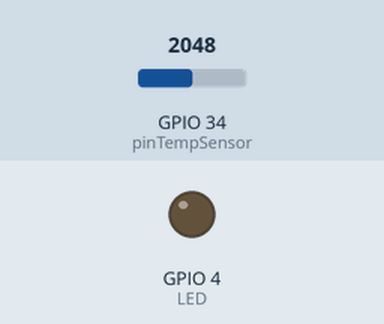
The sketch below on a simulated ESP32. Shown: output pins drawn as LEDs (lit = HIGH). The inputs (shaded band) are chosen by the test bench; at power-on: GPIO 34 (pinTempSensor) = 2048. WiFi joins after 1.5 s; servers stay silent unless stated; what the sketch prints to the serial monitor is not drawn.

Above: at 2.7 s.
2.8 s: GPIO 34 (pinTempSensor) set to 2193
At 9.7 s:
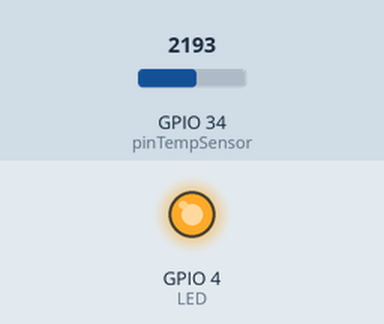
10.0 s: GPIO 34 (pinTempSensor) set to 2047
At 12.9 s:
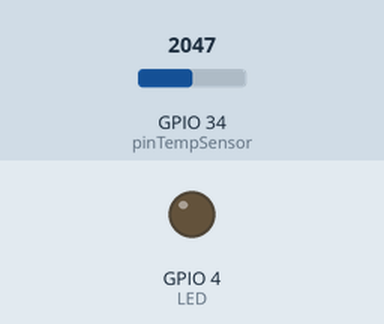
14.0 s: GPIO 34 (pinTempSensor) set to 2866
At 17.2 s:
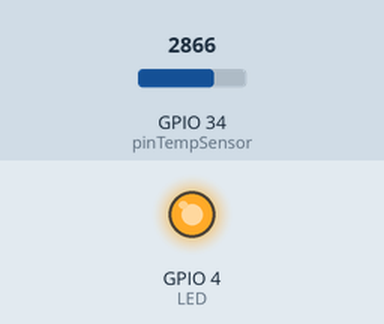
Timing chart, 0 to 18.7 s (numbered marks = the images above; inputs shaded):
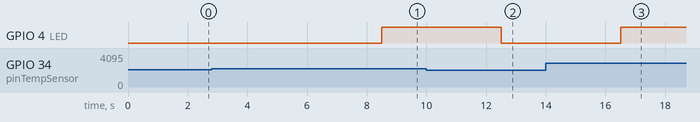

The sketch:

Pratica05_4_final.ino
```cpp
#include <WiFi.h>
#include <math.h>

// Temperatura
const int B = 4275;               // B value of the thermistor
const int R0 = 100000;            // R0 = 100k
const int pinTempSensor = 34;     // Grove - Temperature Sensor connected to D34 (ESP32)
                                  // D15 tem a mesma conexão do Wifi

// Wifi
const char* ssid = "Embarcados_esp32";
const char* password = "embarcados2024";
int LED = 4; //Pino D4
 WiFiServer server(80);

void setup() {
  Serial.begin(115200);
  pinMode(LED, OUTPUT);

  Serial.println();
  Serial.print("Conectando-se a ");
  Serial.println(ssid);
  WiFi.begin(ssid, password);

  while (WiFi.status() != WL_CONNECTED) {
    delay(500);
    Serial.print(".");
  }

  Serial.println("");
  Serial.println("WiFi conectada.");
  Serial.println("Endereço de IP: ");
  Serial.println(WiFi.localIP());

  server.begin();
}

void loop() {
  float T_soma = 0;
  int ADC = analogRead(pinTempSensor);

  // Mede 30 temperaturas
  for(int i=0; i<30; i++){
    ADC = analogRead(pinTempSensor);
    // Convert to resistance
    float R = 4095.0 / ADC - 1.0;    // 4095 is the maximum ADC value for ESP32
    R = R0 * R;
    // Calculate temperature
    float T = 1.0 / (log(R / R0) / B + 1 / 298.15) - 273.15;

    //Serial.println(T);
    T_soma = T_soma + T;

    delay(100);
  }

  // Media
  float T_media = T_soma/30;
  Serial.print("Media: ");
  Serial.println(T_media);

  if (T_media > 27){
    digitalWrite(LED, HIGH);
  } else {
    digitalWrite(LED, LOW);
  }

  // Wifi
  WiFiClient client = server.available();
  if (client) {
    Serial.println("New Client.");
    String currentLine = "";
    while (client.connected()) {
      if (client.available()) {
        char c = client.read();
        Serial.write(c);
        if (c == '\n') {
          if (currentLine.length() == 0) {
            client.println("HTTP/1.1 200 OK");
            client.println("Content-type:text/html");
            client.println();
            client.println("<h1>Sistemas Computacionais embarcado - ESP32 wifi</h1>");
            client.println();
            client.print("<p>Temperatura Media: ");
            client.print(T_media);
            client.println("</p>");
            break;
          } else {
            currentLine = "";
          }
        } else if (c != '\r') {
          currentLine += c;
        }
      }
    }
    client.stop();
    Serial.println("Client Disconnected.");
  }
  delay(1000);
}
```

Measured:
- the behaviour switches between 2145 and 2146 on GPIO 34 (pinTempSensor) (found by bisection; images 0 and 1)
- after the input at 2.8 s, GPIO 4 (LED): LOW → HIGH after 5.7 s
- after the input at 10.0 s, GPIO 4 (LED): HIGH → LOW after 2.5 s
- after the input at 14.0 s, GPIO 4 (LED): LOW → HIGH after 2.5 s
